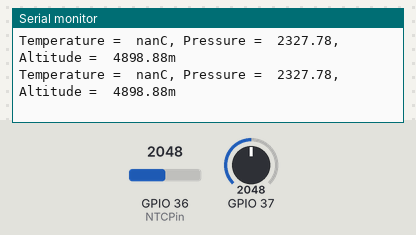
The sketch below on a simulated ESP32. On the bench: the last lines printed to the serial monitor. The test bench sets the inputs (shaded band); at power-on: GPIO 36 (NTCPin) = 2048, GPIO 37 = 2048.

Above: at 1.8 s.
1.9 s: GPIO 36 (NTCPin) set to 1080
At 2.8 s:
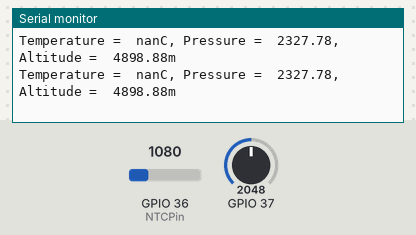
3.4 s: GPIO 36 (NTCPin) set to 960
At 4.5 s:
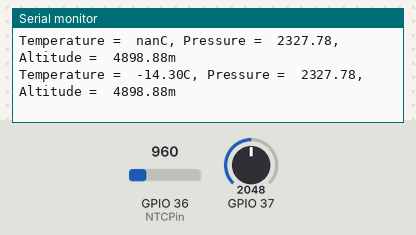

The sketch:

cansatPrimaryArduionoCode.ino
```cpp
#include <WiFi.h>
#include <WiFiClient.h>
#include <WiFiServer.h>
#include <WiFiUdp.h>
#include <SoftwareSerial.h>

byte NTCPin = A0;
#define SERIESRESISTOR 10000
#define NOMINAL_RESISTANCE 10000
#define NOMINAL_TEMPERATURE 21
#define BCOEFFICIENT 3950

float  Pressure1;
float  PressureValue;
float  Tc;
float  Tf;
float  num1;
float  num2;
float  num3;
float  num4;
float  num5;
float  Altitude;
int ThermistorPin = 0;
int Vo;
float R1 = 10000;
float logR2, R2, T;
float c1 = 1.009249522e-03, c2 = 2.378405444e-04, c3 = 2.019202697e-07;

float steinhart;
float ADCvalue;
float Resistance;
void Temperature() {

ADCvalue = analogRead(NTCPin);
//Serial.print("Analog value ");
//Serial.print(ADCvalue);
//Serial.print(" = ");
//convert value to resistance
Resistance = (1023 / ADCvalue) - 1;
Resistance = SERIESRESISTOR / Resistance;
//Serial.print(Resistance);
//Serial.println(" Ohm");

steinhart = Resistance / NOMINAL_RESISTANCE; // (R/Ro)
steinhart = log(steinhart); // ln(R/Ro)
steinhart /= BCOEFFICIENT; // 1/B * ln(R/Ro)
steinhart += 1.0 / (NOMINAL_TEMPERATURE + 273.15); // + (1/To)
steinhart = 1.0 / steinhart; // Invert
steinhart -= 273.15; // convert to C
steinhart /=2;
//Serial.print("Temperature ");
//Serial.print(steinhart);
//Serial.println(" oC");
//delay(1000);
}

void Pressure() {
  PressureValue = analogRead(A1);
  Pressure1 = PressureValue / 1024 + 0.095;
  Pressure1 = Pressure1 / 0.0009;
  num1 = Pressure1 * 100;
  num2 = num1 / 101325;
  num3 = log10(num2) ;
  num4 = num3 / 5.25588;
  num5 = pow(10.0, num4) - 1;
  Altitude = num5 / 0.000035;


}

void Print_Results() {
  Serial.print("Temperature =  ");
  Serial.print(steinhart);
  Serial.print("C, Pressure =  ");
  Serial.print(Pressure1);
  Serial.print(", Altitude =  ");
  Serial.print(Altitude);
  Serial.println("m");

}

void setup()
{
  Pressure1 = 0;
  PressureValue = 0;
  Tc = 0;
  Tf = 0;
  num1 = 0;
  num2 = 0;
  num3 = 0;
  num4 = 0;
  num5 = 0;
  Altitude = 0;
  Serial.begin(9600);
}


void loop()
{
  Temperature();
  Pressure();
  Print_Results();
  delay(1000);

}
```

Measured:
- the behaviour switches between 1024 and 1023 on GPIO 36 (NTCPin) (found by bisection; images 1 and 2)
- after the input at 3.4 s, the serial monitor: prints a new line after 0.60 s (image 2)
